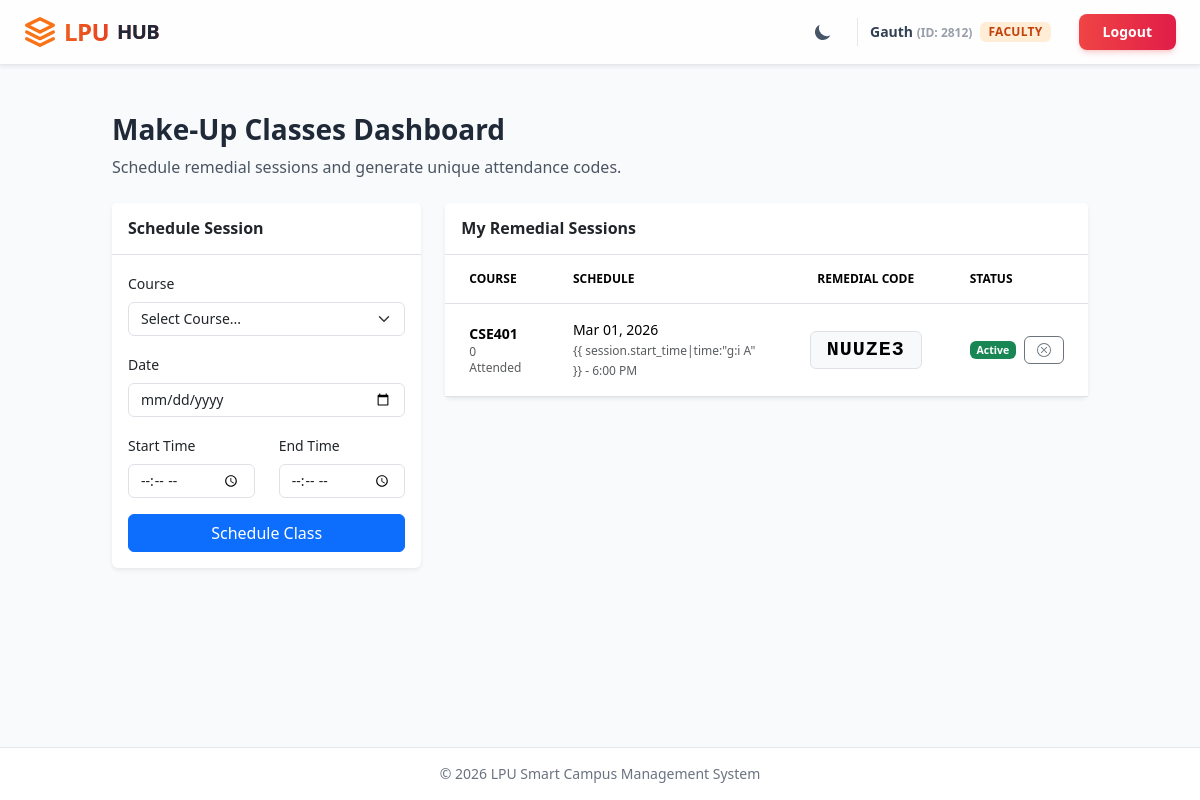
Page /remedial/faculty/ (signed in) on the committed database.
### core/models.py (models this page shows, shortened)
class User(AbstractUser):
    class Role(models.TextChoices):
        STUDENT = "STUDENT", "Student"
        FACULTY = "FACULTY", "Faculty"
        ADMIN = "ADMIN", "Admin"
    role = models.CharField(max_length=50, choices=Role.choices, default=Role.STUDENT)
    uid = models.CharField(max_length=8, unique=True, null=True, blank=True)
    section = models.ForeignKey(Section, on_delete=models.SET_NULL, null=True, blank=True, related_name='members')
    is_approved = models.BooleanField(default=False)

### remedial_classes/models.py (models this page shows, shortened)
class RemedialSession(models.Model):
    course = models.ForeignKey(Course, on_delete=models.CASCADE)
    faculty = models.ForeignKey(settings.AUTH_USER_MODEL, on_delete=models.CASCADE, limit_choices_to={'role': 'FACULTY'})
    date = models.DateField()
    start_time = models.TimeField()
    end_time = models.TimeField()
    STATUS_CHOICES = [
        ('PENDING', 'Pending Admin Approval'),
        ('APPROVED', 'Approved'),
        ('REJECTED', 'Rejected')
    ]
    status = models.CharField(max_length=20, choices=STATUS_CHOICES, default='PENDING')
    unique_code = models.CharField(max_length=10, default=generate_unique_code, unique=True)
    is_active = models.BooleanField(default=True)
    created_at = models.DateTimeField(auto_now_add=True)

### attendance/models.py (models this page shows, shortened)
class Course(models.Model):
    name = models.CharField(max_length=100)
    code = models.CharField(max_length=20, unique=True)
    faculty = models.ForeignKey(settings.AUTH_USER_MODEL, on_delete=models.CASCADE, limit_choices_to={'role': 'FACULTY'})
    students = models.ManyToManyField(settings.AUTH_USER_MODEL, related_name='enrolled_courses', limit_choices_to={'role': 'STUDENT'})

### remedial_classes/views.py (the view, shortened to what this page needs)
# urls.py: path('faculty/', views.faculty_remedial, name='faculty_remedial'),
@login_required
def faculty_remedial(request):
    if request.user.role != 'FACULTY':
        return redirect('dashboard')
    sessions = RemedialSession.objects.filter(faculty=request.user).order_by('-date', '-start_time')
    courses = Course.objects.filter(faculty=request.user)
    return render(request, 'remedial_classes/faculty_dashboard.html', {
        'sessions': sessions,
        'courses': courses
    })

### templates/remedial_classes/faculty_dashboard.html (shortened to what this page needs)
{% extends "base.html" %}
{% block content %}
<div class="container py-4">
    <div class="row mb-4">
        <div class="col-12">
            <h2 class="h3 font-bold text-gray-800 dark:text-white">Make-Up Classes Dashboard</h2>
            <p class="text-gray-600 dark:text-gray-400">Schedule remedial sessions and generate unique attendance codes.
            </p>
        </div>
    </div>
    <div class="row g-4">
        <div class="col-lg-4">
            <div class="card shadow-sm border-0 dark:bg-gray-800 dark:border-gray-700">
                <div class="card-header bg-white dark:bg-gray-800 border-bottom dark:border-gray-700 py-3">
                    <h5 class="mb-0 font-semibold dark:text-white">Schedule Session</h5>
                </div>
                <div class="card-body">
                    <form method="post">
                        <div class="mb-3">
                            <label class="form-label text-sm dark:text-gray-300">Course</label>
                            <select name="course"
                                class="form-select text-sm dark:bg-gray-700 dark:text-white dark:border-gray-600"
                                required>
                                <option value="">Select Course...</option>
                            </select>
                        </div>
                        <div class="mb-3">
                            <label class="form-label text-sm dark:text-gray-300">Date</label>
                            <input type="date" name="date"
                                class="form-control text-sm dark:bg-gray-700 dark:text-white dark:border-gray-600"
                                required>
                        </div>
                        <div class="row mb-3">
                            <div class="col-6">
                                <label class="form-label text-sm dark:text-gray-300">Start Time</label>
                                <input type="time" name="start_time"
                                    class="form-control text-sm dark:bg-gray-700 dark:text-white dark:border-gray-600"
                                    required>
                            </div>
                            <div class="col-6">
                                <label class="form-label text-sm dark:text-gray-300">End Time</label>
                                <input type="time" name="end_time"
                                    class="form-control text-sm dark:bg-gray-700 dark:text-white dark:border-gray-600"
                                    required>
                            </div>
                        </div>
                        <button type="submit" class="btn btn-primary w-100 bg-primary border-primary">Schedule
                            Class</button>
                    </form>
                </div>
            </div>
        </div>
        <div class="col-lg-8">
            <div class="card shadow-sm border-0 dark:bg-gray-800 dark:border-gray-700">
                <div class="card-header bg-white dark:bg-gray-800 border-bottom dark:border-gray-700 py-3">
                    <h5 class="mb-0 font-semibold dark:text-white">My Remedial Sessions</h5>
                </div>
                <div class="table-responsive">
                    <table class="table table-hover mb-0 dark:table-dark align-middle">
                        <thead class="bg-gray-50 dark:bg-gray-700">
                            <tr>
                                <th class="py-3 px-4 text-xs font-semibold uppercase text-gray-500 dark:text-gray-300">
                                    Course</th>
                                <th class="py-3 px-4 text-xs font-semibold uppercase text-gray-500 dark:text-gray-300">
                                    Schedule</th>
                                <th
                                    class="py-3 px-4 text-xs font-semibold uppercase text-gray-500 dark:text-gray-300 text-center">
                                    Remedial Code</th>
                                <th class="py-3 px-4 text-xs font-semibold uppercase text-gray-500 dark:text-gray-300">
                                    Status</th>
                            </tr>
                        </thead>
                        <tbody class="divide-y divide-gray-200 dark:divide-gray-700 text-sm">
                            {% for session in sessions %}
                            <tr class="dark:bg-gray-800 hover:bg-gray-50 dark:hover:bg-gray-700/50">
                                <td class="py-3 px-4 dark:text-gray-300">
                                    <strong class="dark:text-white">{{ session.course.code }}</strong>
                                    <div class="text-xs text-muted dark:text-gray-400">{{ session.attendances.count }}
                                        Attended</div>
                                </td>
                                <td class="py-3 px-4 dark:text-gray-300">
                                    {{ session.date|date:"M d, Y" }}<br>
                                    <span class="text-xs text-muted dark:text-gray-400">{{ session.start_time|time:"g:i
                                        A" }} - {{ session.end_time|time:"g:i A" }}</span>
                                </td>
                                <td class="py-3 px-4 text-center">
                                    <span
                                        class="font-monospace fs-5 font-bold px-3 py-2 bg-light dark:bg-gray-900 border dark:border-gray-600 rounded d-inline-block tracking-wider">
                                        {{ session.unique_code }}
                                    </span>
                                </td>
                                <td class="py-3 px-4">
                                    <div class="d-flex align-items-center gap-2">
                                        <span
                                            class="badge {% if session.is_active %}bg-success{% else %}bg-secondary{% endif %}">
                                            {% if session.is_active %}Active{% else %}Closed{% endif %}
                                        </span>
                                        <a href="{% url 'toggle_session_status' session.id %}"
                                            class="btn btn-xs btn-outline-secondary dark:text-gray-300 dark:border-gray-500"
                                            title="Toggle Active Status">
                                        </a>
                                    </div>
                                </td>
                            </tr>
                            {% empty %}
                            <tr>
                                <td colspan="4" class="text-center py-5 text-muted dark:text-gray-400">
                                    You have not scheduled any remedial classes.
                                </td>
                            </tr>
                            {% endfor %}
                        </tbody>
                    </table>
                </div>
            </div>
        </div>
    </div>
</div>
{% endblock %}

### templates/base.html (shortened to what this page needs)
<!DOCTYPE html>
<html lang="en" data-bs-theme="light" class="light">
<head>
    <link href="https://cdn.jsdelivr.net/npm/bootstrap@5.3.3/dist/css/bootstrap.min.css" rel="stylesheet">
    <script src="https://cdn.tailwindcss.com"></script>
</head>
<body class="bg-gray-50 text-gray-900 dark:bg-gray-900 dark:text-gray-100 flex flex-col min-h-screen">
    <nav
        class="sticky top-0 z-50 bg-white/80 dark:bg-slate-900/80 backdrop-blur-lg border-b border-gray-200 dark:border-slate-800 transition-all duration-300 shadow-sm">
        <div class="max-w-7xl mx-auto px-4 sm:px-6 lg:px-8">
            <div class="flex justify-between items-center h-16">
                <div class="flex-shrink-0 flex items-center">
                    <a href="{% url 'dashboard' %}"
                        class="text-2xl font-black bg-clip-text text-transparent bg-gradient-to-r from-orange-500 to-red-600 tracking-tight flex items-center gap-2 hover:opacity-80 transition-opacity">
                        <svg xmlns="http://www.w3.org/2000/svg" class="w-8 h-8 text-orange-500" viewBox="0 0 24 24"
                            fill="none" stroke="currentColor" stroke-width="2.5" stroke-linecap="round"
                            stroke-linejoin="round">
                            <path d="M12 2L2 7l10 5 10-5-10-5zM2 17l10 5 10-5M2 12l10 5 10-5" />
                        </svg>
                        LPU<span class="text-slate-800 dark:text-white font-bold text-xl">HUB</span>
                    </a>
                </div>
                <div class="flex items-center gap-3 sm:gap-5">
                    <button id="theme-toggle"
                        class="p-2 rounded-full hover:bg-slate-100 dark:hover:bg-slate-800 transition-colors duration-200 focus:outline-none focus:ring-2 focus:ring-orange-500 text-slate-600 dark:text-slate-300">
                        <svg id="theme-toggle-dark-icon" class="w-5 h-5 hidden" fill="currentColor" viewBox="0 0 20 20"
                            xmlns="http://www.w3.org/2000/svg">
                            <path d="M17.293 13.293A8 8 0 016.707 2.707a8.001 8.001 0 1010.586 10.586z"></path>
                        </svg>
                    </button>
                    {% if user.is_authenticated %}
                    <div
                        class="hidden md:flex items-center gap-2 pl-3 py-1 pr-1 border-l border-slate-200 dark:border-slate-700">
                        <span class="text-sm font-semibold text-slate-700 dark:text-slate-200">
                            {{ user.username }}
                            <span class="opacity-50 text-xs">
                                (ID:
                                {{ user.uid|default:"N/A" }})
                            </span>
                        </span>
                        <span
                            class="text-xs px-2 py-0.5 rounded-md bg-orange-100 dark:bg-orange-500/20 text-orange-700 dark:text-orange-300 font-bold tracking-wide">
                            {{ user.get_role_display|upper }}
                        </span>
                    </div>
                    <form method="post" action="{% url 'logout' %}" class="m-0">
                        <button type="submit"
                            class="ms-2 px-4 py-2 text-sm font-bold text-white bg-gradient-to-r from-red-500 to-rose-600 rounded-lg shadow-md shadow-red-500/20 hover:shadow-lg hover:shadow-red-500/40 transform hover:-translate-y-0.5 transition-all focus:ring-2 focus:ring-offset-2 focus:ring-red-500 dark:focus:ring-offset-slate-900 border-none">
                            Logout
                        </button>
                    </form>
                    {% endif %}
                </div>
            </div>
        </div>
    </nav>
    <main class="flex-grow container mt-4">
        {% block content %}
        {% endblock %}
    </main>
    <footer
        class="mt-auto py-3 bg-white dark:!bg-gray-800 border-t border-gray-200 dark:!border-gray-700 text-center text-sm text-gray-500 dark:text-gray-400">
        <p class="mb-0">© 2026 LPU Smart Campus Management System</p>
    </footer>
</body>
</html>

### templates/base.html (style rules this page uses)
body { transition: background-color 0.3s, color 0.3s; }

### rows in the picture
User: username "Gauth", uid "2812", role "FACULTY"
RemedialSession: course.code "CSE401", attendances.count "0", date "Mar 01, 2026", end_time "6:00 PM", unique_code "NUUZE3", is_active "Active"
